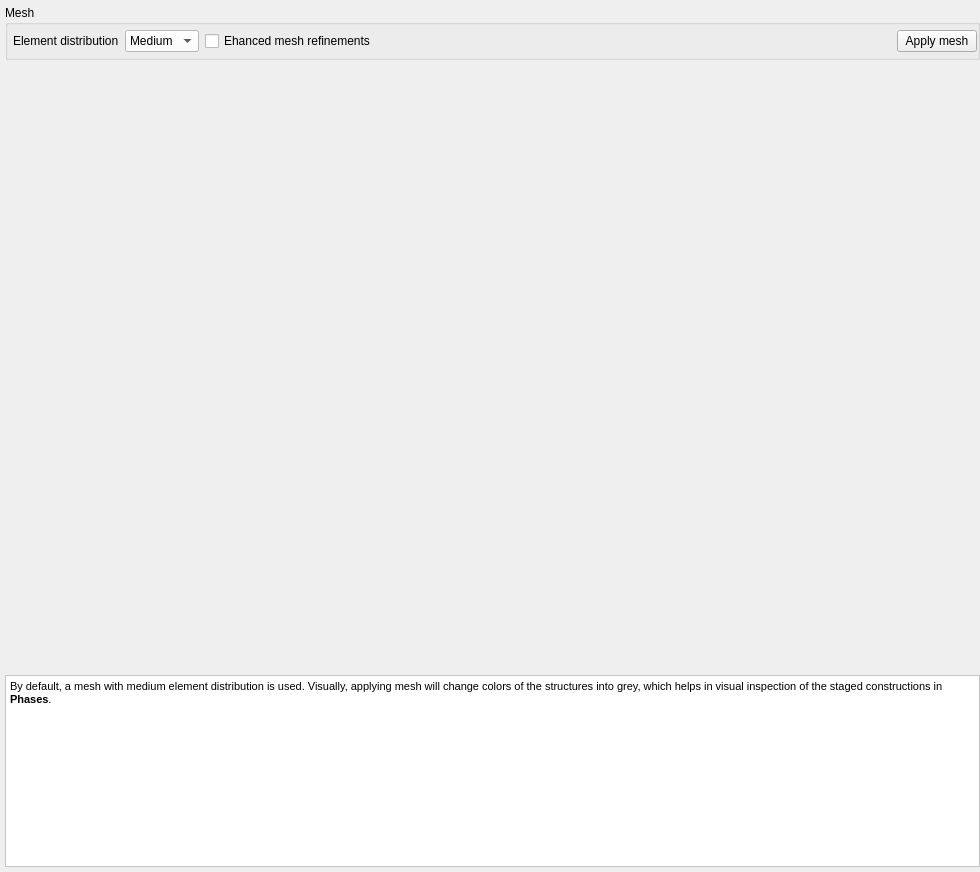
               <widget class="QWidget" name="tab_22">
                <attribute name="title">
                 <string>Mesh</string>
                </attribute>
                <layout class="QVBoxLayout" name="verticalLayout_25">
                 <property name="leftMargin">
                  <number>5</number>
                 </property>
                 <property name="topMargin">
                  <number>5</number>
                 </property>
                 <property name="rightMargin">
                  <number>0</number>
                 </property>
                 <property name="bottomMargin">
                  <number>5</number>
                 </property>
                 <item>
                  <widget class="QGroupBox" name="groupBox_20">
                   <property name="title">
                    <string>Mesh</string>
                   </property>
                   <layout class="QGridLayout" name="gridLayout_17">
                    <property name="leftMargin">
                     <number>5</number>
                    </property>
                    <property name="topMargin">
                     <number>5</number>
                    </property>
                    <property name="rightMargin">
                     <number>0</number>
                    </property>
                    <property name="bottomMargin">
                     <number>5</number>
                    </property>
                    <item row="0" column="4">
                     <spacer name="horizontalSpacer_30">
                      <property name="orientation">
                       <enum>Qt::Horizontal</enum>
                      </property>
                      <property name="sizeHint" stdset="0">
                       <size>
                        <width>515</width>
                        <height>20</height>
                       </size>
                      </property>
                     </spacer>
                    </item>
                    <item row="0" column="1">
                     <widget class="QComboBox" name="comboBox_9">
                      <property name="minimumSize">
                       <size>
                        <width>60</width>
                        <height>0</height>
                       </size>
                      </property>
                      <property name="styleSheet">
                       <string notr="true">background-color: rgb(255, 255, 255);</string>
                      </property>
                      <property name="currentIndex">
                       <number>1</number>
                      </property>
                      <item>
                       <property name="text">
                        <string>Coarse</string>
                       </property>
                      </item>
                      <item>
                       <property name="text">
                        <string>Medium</string>
                       </property>
                      </item>
                      <item>
                       <property name="text">
                        <string>Fine</string>
                       </property>
                      </item>
                     </widget>
                    </item>
                    <item row="0" column="5">
                     <widget class="QPushButton" name="pushButton_36">
                      <property name="text">
                       <string>Apply mesh</string>
                      </property>
                     </widget>
                    </item>
                    <item row="0" column="0">
                     <widget class="QLabel" name="label_48">
                      <property name="sizePolicy">
                       <sizepolicy hsizetype="Minimum" vsizetype="Preferred">
                        <horstretch>0</horstretch>
                        <verstretch>0</verstretch>
                       </sizepolicy>
                      </property>
                      <property name="text">
                       <string>Element distribution</string>
                      </property>
                     </widget>
                    </item>
                    <item row="0" column="3">
                     <widget class="QCheckBox" name="checkBox_3">
                      <property name="text">
                       <string>Ehanced mesh refinements</string>
                      </property>
                     </widget>
                    </item>
                   </layout>
                  </widget>
                 </item>
                 <item>
                  <spacer name="verticalSpacer_10">
                   <property name="orientation">
                    <enum>Qt::Vertical</enum>
                   </property>
                   <property name="sizeHint" stdset="0">
                    <size>
                     <width>20</width>
                     <height>609</height>
                    </size>
                   </property>
                  </spacer>
                 </item>
                 <item>
                  <widget class="QTextBrowser" name="textBrowser_12">
                   <property name="styleSheet">
                    <string notr="true">background-color: rgb(255, 255, 255);</string>
                   </property>
                   <property name="html">
                    <string>&lt;!DOCTYPE HTML PUBLIC &quot;-//W3C//DTD HTML 4.0//EN&quot; &quot;http://www.w3.org/TR/REC-html40/strict.dtd&quot;&gt;
&lt;html&gt;&lt;head&gt;&lt;meta name=&quot;qrichtext&quot; content=&quot;1&quot; /&gt;&lt;style type=&quot;text/css&quot;&gt;
p, li { white-space: pre-wrap; }
&lt;/style&gt;&lt;/head&gt;&lt;body style=&quot; font-family:'MS Shell Dlg 2'; font-size:8.25pt; font-weight:400; font-style:normal;&quot;&gt;
&lt;p style=&quot; margin-top:0px; margin-bottom:0px; margin-left:0px; margin-right:0px; -qt-block-indent:0; text-indent:0px;&quot;&gt;By default, a mesh with medium element distribution is used. Visually, applying mesh will change colors of the structures into grey, which helps in visual inspection of the staged constructions in &lt;span style=&quot; font-weight:600;&quot;&gt;Phases&lt;/span&gt;.&lt;/p&gt;&lt;/body&gt;&lt;/html&gt;</string>
                   </property>
                  </widget>
                 </item>
                </layout>
               </widget>
